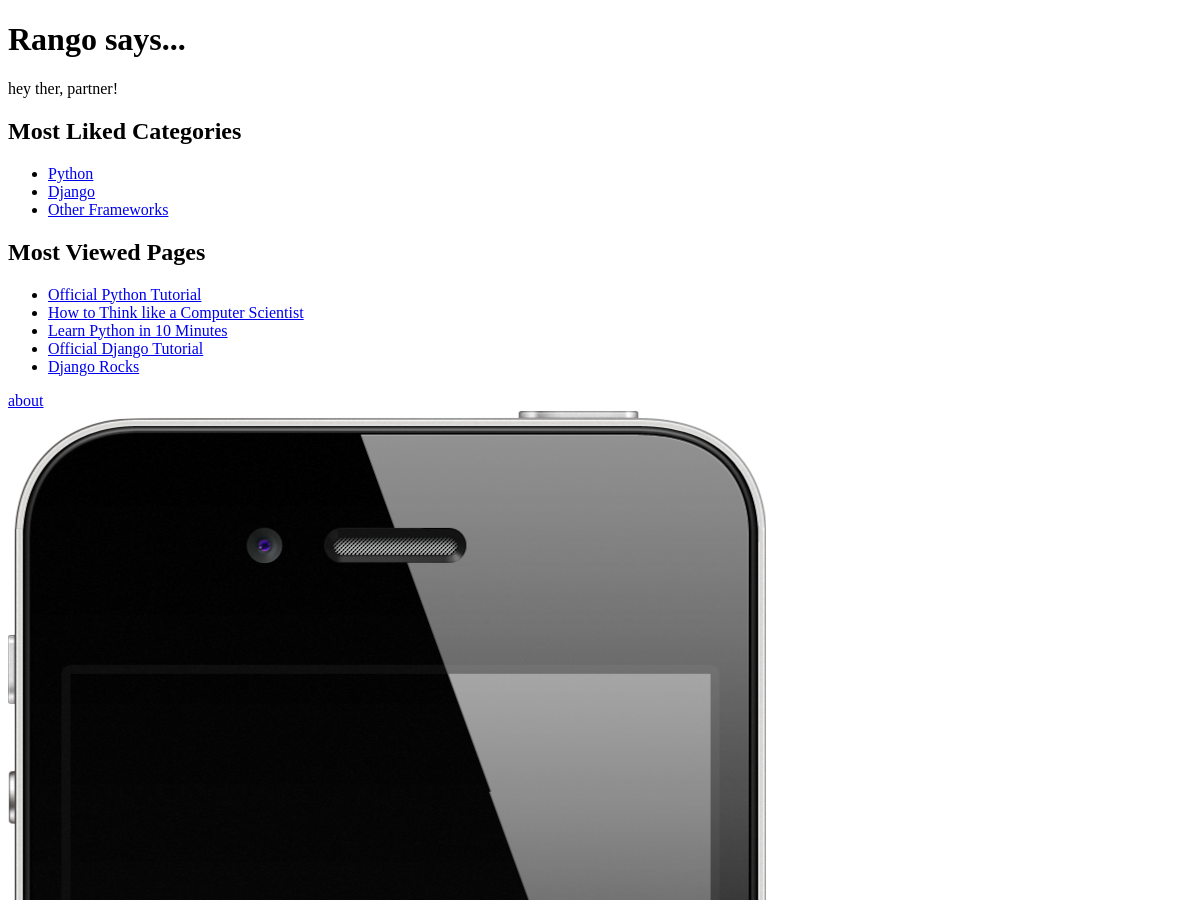
The page /rango/ (upper part) on the database as committed earlier.
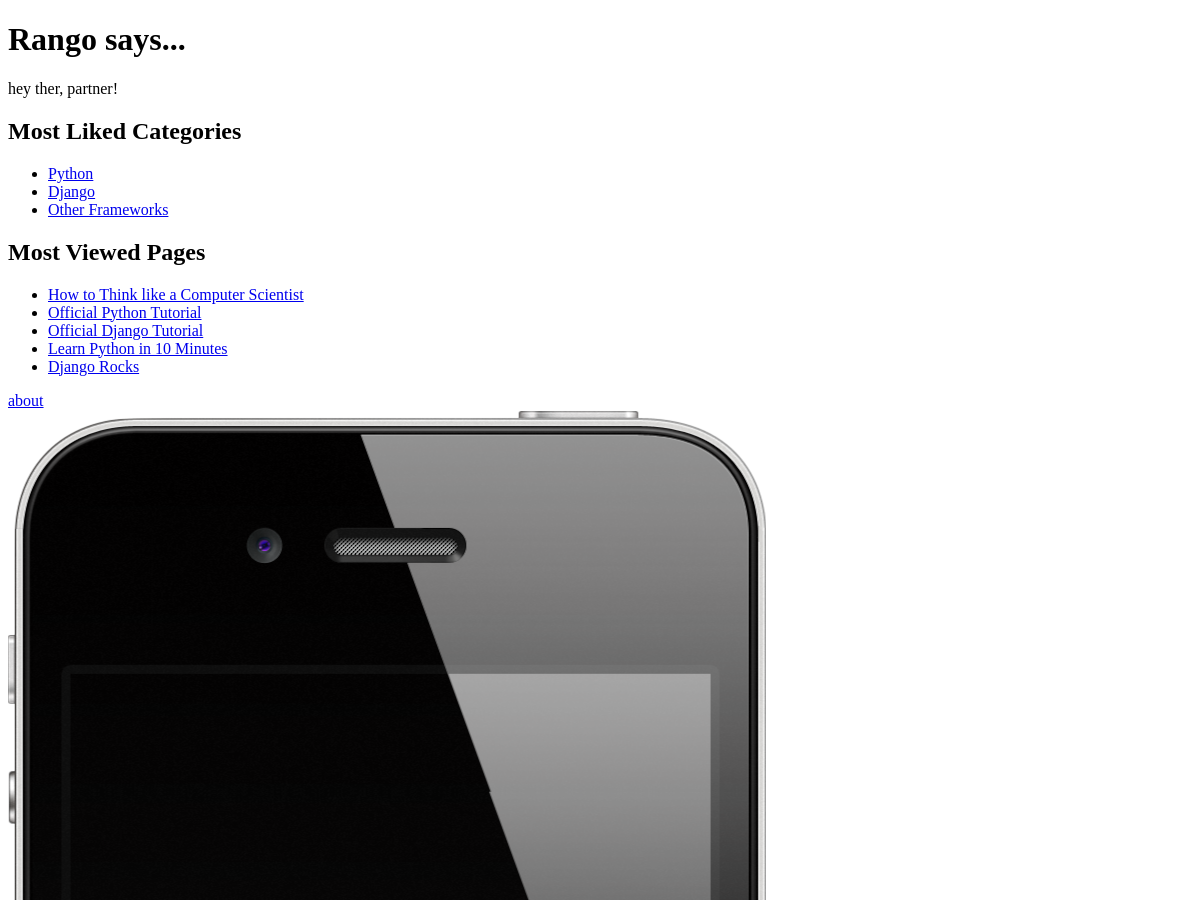
The same page on the database as committed later.
### rango/models.py (models this page shows, shortened)
class Category(models.Model):
    name = models.CharField(max_length = 128, unique = True)
    views = models.IntegerField(default = 0)
    likes= models.IntegerField(default = 0)
    slug = models.SlugField(unique = True)
    class Meta:
        verbose_name_plural = "Categories"

class Page(models.Model):
    	category = models.ForeignKey(Category)
    	title = models.CharField(max_length = 128)
    	url = models.URLField()
    	views = models.IntegerField(default = 0)

### rango/views.py (the view)
def index(request):
    category_list = Category.objects.order_by('-likes')[:5]
    page_list = Page.objects.order_by('-views')[:5]
    context_dict = {"categories" : category_list,
        "pages" : page_list}
    return render(request, 'rango/index.html', context = context_dict)

### templates/rango/index.html (shortened to what this page needs)
<!DOCTYPE html>
{% load staticfiles %}
<html>
<head>
</head>
<body>
<h1>Rango says...</h1>
<div>
hey ther, partner!<br/>
</div>
<div>
<h2>Most Liked Categories</h2>
{%  if categories %}
<ul>
{%  for category in categories %}
<li>
<a href="/rango/category/{{ category.slug }}">
{{ category.name }}
</a>
</li>
{% endfor %}
</ul>
{% else %}
<strong>There are no categories present.</strong>
{% endif %}
</div>
<div>
<h2>Most Viewed Pages</h2>
{%  if pages %}
<ul>
{%  for page in pages %}
<li>
<a href="{{ page.url }}">
{{ page.title }}
</a>
</li>
{% endfor %}
</ul>
{% else %}
<strong>There are no pages present.</strong>
{% endif %}
</div>
<div>
<a href="/rango/about/">about</a><br />
<img src="{% static "images/iphone.png" %}"
alt = "picture of iphone" />
</div>
</body>
</html>

Rows that differ between the two databases and show on the page:
changed Page "How to Think like a Computer Scientist": moves up the list
changed Page "Official Django Tutorial": moves up the list
